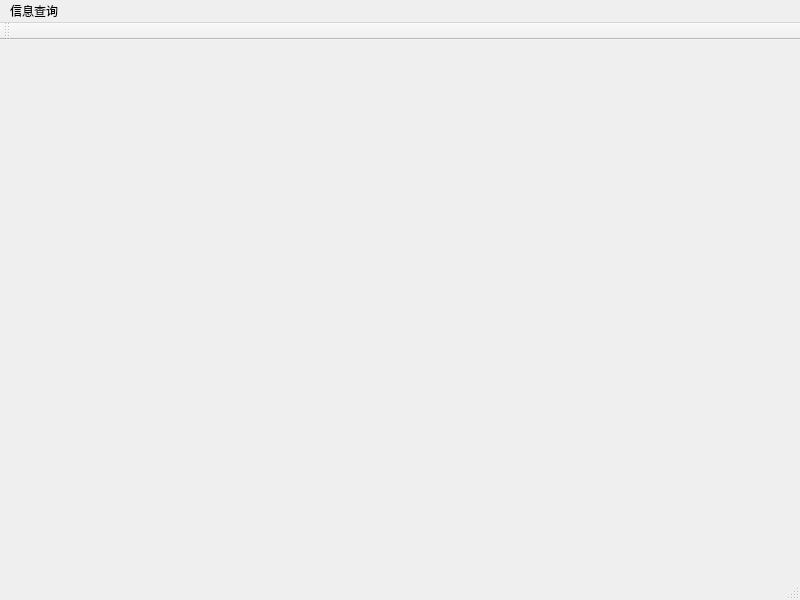
<?xml version="1.0" encoding="UTF-8"?>
<ui version="4.0">
 <class>MainWindow</class>
 <widget class="QMainWindow" name="MainWindow">
  <property name="geometry">
   <rect>
    <x>0</x>
    <y>0</y>
    <width>800</width>
    <height>600</height>
   </rect>
  </property>
  <property name="windowTitle">
   <string>MainWindow</string>
  </property>
  <widget class="QWidget" name="centralwidget"/>
  <widget class="QMenuBar" name="menubar">
   <property name="geometry">
    <rect>
     <x>0</x>
     <y>0</y>
     <width>800</width>
     <height>25</height>
    </rect>
   </property>
   <widget class="QMenu" name="menu">
    <property name="title">
     <string>信息查询</string>
    </property>
   </widget>
   <addaction name="menu"/>
  </widget>
  <widget class="QStatusBar" name="statusbar"/>
  <widget class="QToolBar" name="toolBar">
   <property name="windowTitle">
    <string>toolBar</string>
   </property>
   <attribute name="toolBarArea">
    <enum>TopToolBarArea</enum>
   </attribute>
   <attribute name="toolBarBreak">
    <bool>false</bool>
   </attribute>
  </widget>
 </widget>
 <resources/>
 <connections/>
</ui>
